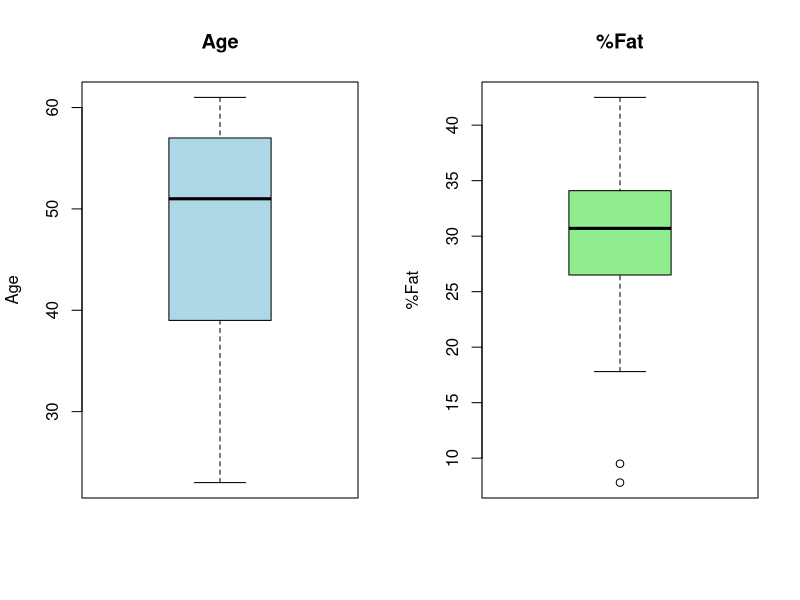
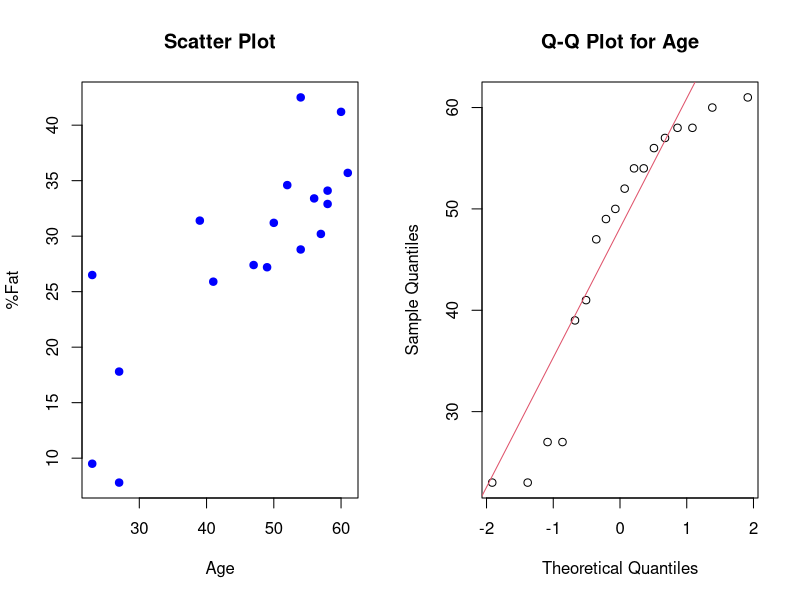
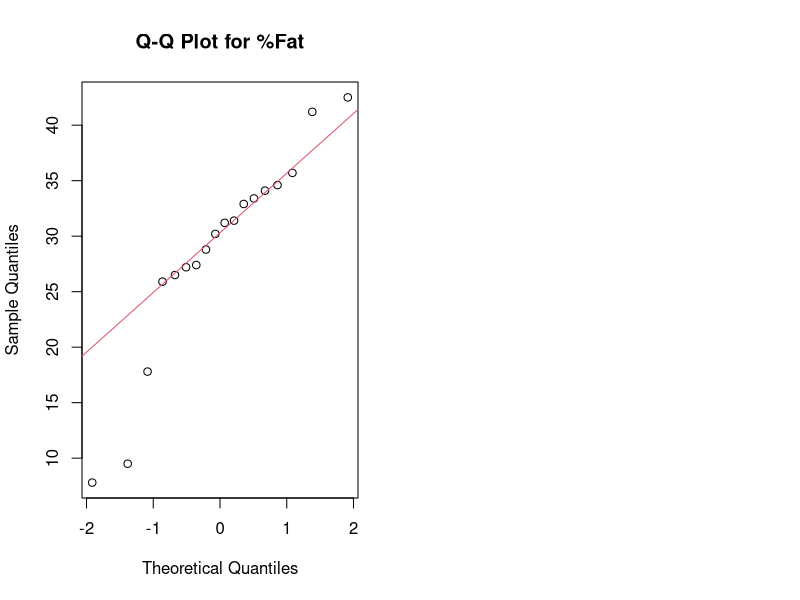

These charts were generated, in order, by the following R code:
age <- c(23,23,27,27,39,41,47,49,50,52,54,54,56,57,58,58,60,61)
body_fat <- c(9.5,26.5,7.8,17.8,31.4,25.9,27.4,27.2,31.2,34.6,42.5,28.8,33.4,30.2,34.1,32.9,41.2,35.7)
mean_age <- mean(age)
median_age <- median(age)
sd_age <- sd(age)

mean_body_fat <- mean(body_fat)
median_body_fat <- median(body_fat)
sd_body_fat <- sd(body_fat)
cat("Age Mean:", mean_age, "\n")
cat("Age Median:", median_age, "\n")
cat("Age Standard Deviation:", sd_age, "\n")

cat("%Fat Mean:", mean_body_fat, "\n")
cat("%Fat Median:", median_body_fat, "\n")
cat("%Fat Standard Deviation:", sd_body_fat, "\n")

par(mfrow = c(1, 2))  # To create a 1x2 grid for plots
boxplot(age, main = "Age", ylab = "Age", col = "lightblue")
boxplot(body_fat, main = "%Fat", ylab = "%Fat", col = "lightgreen")


par(mfrow = c(1, 2)) 

plot(age, body_fat, main = "Scatter Plot", xlab = "Age", ylab = "%Fat", pch = 19, col = "blue")


qqnorm(age, main = "Q-Q Plot for Age")
qqline(age, col = 2)

qqnorm(body_fat, main = "Q-Q Plot for %Fat")
qqline(body_fat,col=2)